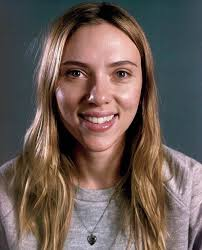
#> input picture Images/images (1).jpg, 202 x 250 px, found by its file name
$ python CascadeDetection.py
#> lines starting #> are read from the running program, lines starting #| are printed output that depends on the picture; after the words box and inside, x2 and y2 are one past the last pixel; in counts of white or black regions, pixels touching at a corner belong together; pictures that were not available may be replaced by others from this repository, and a replacement may not be noted
import numpy as np
import cv2
import argparse
import os
import copy

DEFAULT_PATH = "D:\\openCV\\opencv\\build\\etc\\haarcascades\\"

def command_line_handler():
    parser = argparse.ArgumentParser()
    parser.add_argument("-i", "--image", help="path to images directory", type=str,action="store",nargs=1, default=[""])
    parser.add_argument("-c", "--cascade_path", help="path to haarcascade location", type=str,action="store",nargs=1, default=[DEFAULT_PATH])
    return vars(parser.parse_args())

def main():

    cmd = command_line_handler()


    face_cascades = cv2.CascadeClassifier(os.path.join(cmd["cascade_path"][0],"haarcascade_frontalface_alt2.xml" ))
    profile_cascades = cv2.CascadeClassifier(os.path.join(cmd["cascade_path"][0],"haarcascade_profileface.xml" ))

    dir_path = cmd["image"][0]

    for path in os.listdir(dir_path):

        #opening image
        #img = cv2.imread(cmd["image"][0])
        image_path = os.path.join(dir_path, path)
        print(image_path)
        img = cv2.imread(image_path)
#> img is the input picture: shape (250, 202, 3); mean B, G, R 85.1, 91.5, 106.9

        #converting to gray scale
        gray = cv2.cvtColor(img, cv2.COLOR_BGR2GRAY)
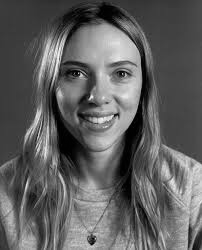
#> gray: shape (250, 202); min 0, max 248, mean 95.4

        #detecting faces
        faces = face_cascades.detectMultiScale(gray, 1.3, 5)
#> faces = [[46, 32, 108, 108]]
        profiles = profile_cascades.detectMultiScale(gray, 1.3, 5)
#> profiles = ()

        #printing rectangles
        for (x,y,w,h) in faces:
            img = cv2.rectangle(img,(x,y),(x+w,y+h),(255,0,0),2)
#> this loop made 1 pass
#> pass 1, in main, `img = cv2.rectangle(img,(x,y),(x+w,y+h),(255,0,0),2)`:
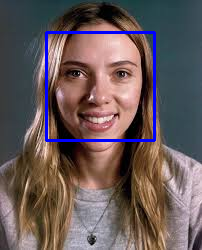
#> img: shape (250, 202, 3); 2.56% of pixels changed, all inside (x1, y1, x2, y2) = (45, 31, 156, 142)
        for (x,y,w,h) in profiles:
            img = cv2.rectangle(img,(x,y),(x+w,y+h),(255,255,0),2)
#> this loop made 0 passes

        cv2.imshow('img',img)
        cv2.waitKey(0)
        continue

    cv2.destroyAllWindows()


if __name__ == "__main__":
    main()

$ run again, on Images/images (3).jpg
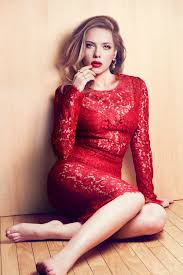
#> input picture Images/images (3).jpg, 183 x 275 px, found by its file name
#> in main, img is the input picture: shape (275, 183, 3); mean B, G, R 135.9, 144.4, 201
#> in main, `gray = cv2.cvtColor(img, cv2.COLOR_BGR2GRAY)`:
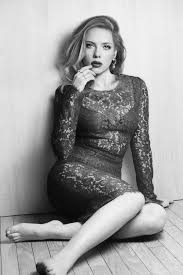
#> gray: shape (275, 183); min 2, max 252, mean 160.4
#> faces = [[77, 29, 43, 43]]
#> profiles = ()
#> the loop in main, `for (x,y,w,h) in faces:` made 1 pass
#> pass 1, in main, `img = cv2.rectangle(img,(x,y),(x+w,y+h),(255,0,0),2)`:
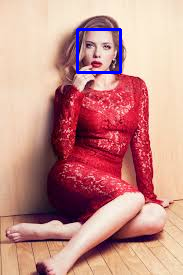
#> img: shape (275, 183, 3); 1.02% of pixels changed, all inside (x1, y1, x2, y2) = (76, 28, 122, 74)
